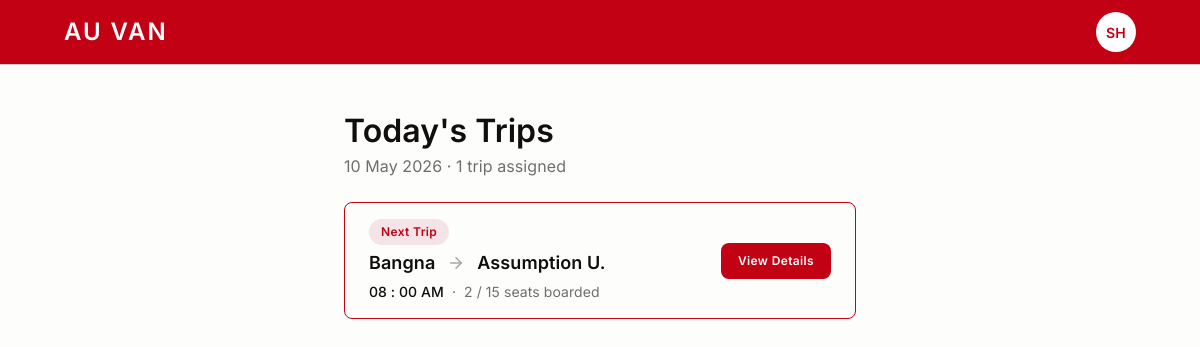
Before: /driver-dashboard.php (signed in) with the older database file.
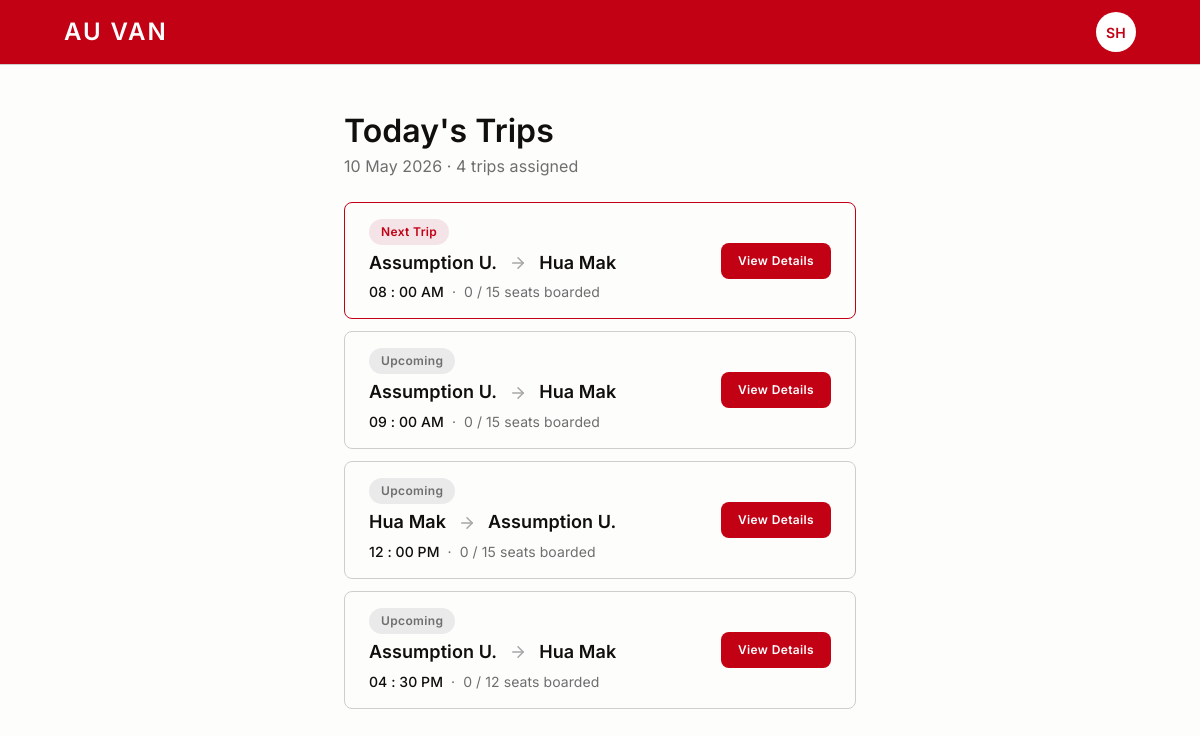
After: the same page with the newer database file.
### tables this page shows
CREATE TABLE trips (
    id          INT UNSIGNED NOT NULL AUTO_INCREMENT,
    route_id    INT UNSIGNED NOT NULL,
    van_id      INT UNSIGNED NOT NULL,
    driver_id   INT UNSIGNED NULL,                  
    trip_date   DATE         NOT NULL,
    depart_time TIME         NOT NULL,
    created_at  TIMESTAMP    NOT NULL DEFAULT CURRENT_TIMESTAMP,
    PRIMARY KEY (id),
    KEY idx_trips_when   (trip_date, depart_time),  
    KEY idx_trips_driver (driver_id),
    CONSTRAINT fk_trips_route  FOREIGN KEY (route_id)  REFERENCES routes (id) ON DELETE RESTRICT,
    CONSTRAINT fk_trips_van    FOREIGN KEY (van_id)    REFERENCES vans   (id) ON DELETE RESTRICT,
    CONSTRAINT fk_trips_driver FOREIGN KEY (driver_id) REFERENCES users  (id) ON DELETE SET NULL
);

CREATE TABLE vans (
    id    INT UNSIGNED     NOT NULL AUTO_INCREMENT,
    plate VARCHAR(20)      NOT NULL,
    seats TINYINT UNSIGNED NOT NULL,
    PRIMARY KEY (id)
);

### includes/today.php (called while the page is built)
<?php
function today_iso(): string
{
    return '2026-05-10';
}
function today_label(): string
{
    return '10 May 2026';
}

### includes/driver-today.php (called while the page is built, shortened)
<?php
require_once __DIR__ . '/db.php';
require_once __DIR__ . '/today.php';
function get_todays_trips(): array
{
    $driverId = $_SESSION['user_id'] ?? null;
    $todayDate = today_iso();
    $stmt = db()->prepare("
        SELECT
            t.id,
            t.route_id,
            DATE_FORMAT(t.depart_time, '%h : %i %p') AS time,
            v.seats AS capacity,
            (SELECT COALESCE(SUM(b.seats), 0)
               FROM bookings b
              WHERE b.trip_id = t.id AND b.board_status = 'boarded') AS boarded
        FROM trips t
        JOIN vans v ON v.id = t.van_id
        WHERE t.driver_id = ? AND t.trip_date = ?
        ORDER BY t.depart_time
    ");
    $stmt->bind_param('is', $driverId, $todayDate);
    $stmt->execute();
    $result = $stmt->get_result();
    $trips = [];
    while ($row = $result->fetch_assoc()) {
        $trips[] = [
            'id'       => (int) $row['id'],
            'route_id' => (int) $row['route_id'],
            'time'     => $row['time'],
            'capacity' => (int) $row['capacity'],
            'boarded'  => (int) $row['boarded'],
            'status'   => 'upcoming',
        ];
    }
    if (!empty($trips)) {
        $trips[0]['status'] = 'next';
    }
    return $trips;
}

### includes/db.php (called while the page is built, shortened)
<?php
function db(): mysqli
{
    static $conn = null;
    if ($conn instanceof mysqli) {
        return $conn;
    }
    $conn = new mysqli(DB_HOST, DB_USER, DB_PASS, DB_NAME, DB_PORT);
    $conn->set_charset('utf8mb4');
    return $conn;
}

### includes/routes.php (called while the page is built, shortened)
<?php
require_once __DIR__ . '/db.php';
function get_routes(): array
{
    static $routes = null;
    if ($routes !== null) {
        return $routes;
    }
    $sql = "
        SELECT
            r.id,
            r.name,
            r.fare,
            (SELECT s.name FROM route_stops rs JOIN stops s ON s.id = rs.stop_id
               WHERE rs.route_id = r.id ORDER BY rs.seq ASC  LIMIT 1) AS `from`,
            (SELECT s.name FROM route_stops rs JOIN stops s ON s.id = rs.stop_id
               WHERE rs.route_id = r.id ORDER BY rs.seq DESC LIMIT 1) AS `to`
        FROM routes r
        ORDER BY r.id
    ";
    $routes = [];
    $result = db()->query($sql);
    while ($row = $result->fetch_assoc()) {
        $routes[(int) $row['id']] = [
            'name' => $row['name'],
            'from' => $row['from'],
            'to'   => $row['to'],
            'fare' => (int) $row['fare'],
        ];
    }
    return $routes;
}
function find_route(int $id): ?array
{
    return get_routes()[$id] ?? null;
}

### public/driver-dashboard.php (the view, shortened to what this page needs)
<?php
  require_once '../includes/routes.php';
  require_once '../includes/driver-today.php';
  $trips = get_todays_trips();
  $count = count($trips);
  $date  = today_label();
  function trip_status_label(string $status): string
  {
      return $status === 'next' ? 'Next Trip' : 'Upcoming';
  }
  include '../includes/header.php';
?>
  <main class="page">
    <div class="container container-mid">
      <div class="today">
        <div class="today-head">
          <h2>Today's Trips</h2>
          <p class="today-sub"><?= htmlspecialchars($date) ?> &middot; <?= (int) $count ?> <?= $count === 1 ? 'trip' : 'trips' ?> assigned</p>
        </div>
        <ul class="today-list">
          <?php foreach ($trips as $t):
            $route  = find_route($t['route_id']);
            $from   = $route['from'] ?? '';
            $to     = $route['to']   ?? '';
            $isNext = $t['status'] === 'next';
          ?>
            <li class="today-card <?= $isNext ? 'is-next' : '' ?>">
              <div class="today-info">
                <span class="today-status <?= $isNext ? 'is-next' : '' ?>"><?= trip_status_label($t['status']) ?></span>
                <div class="today-route">
                  <span class="today-place"><?= htmlspecialchars($from) ?></span>
                  <span class="today-arrow" aria-hidden="true">
                    <svg viewBox="0 0 24 24" fill="none" stroke="currentColor"
                         stroke-width="2" stroke-linecap="round" stroke-linejoin="round"
                         focusable="false">
                      <line x1="5" y1="12" x2="19" y2="12"></line>
                      <polyline points="12 5 19 12 12 19"></polyline>
                    </svg>
                  </span>
                  <span class="today-place"><?= htmlspecialchars($to) ?></span>
                </div>
                <p class="today-meta">
                  <span class="today-time"><?= htmlspecialchars($t['time']) ?></span>
                  <span class="today-sep" aria-hidden="true">&middot;</span>
                  <span class="today-seats"><?= (int) $t['boarded'] ?> / <?= (int) $t['capacity'] ?> seats boarded</span>
                </p>
              </div>
              <a class="btn btn-primary btn-sm" href="driver-trip.php?trip=<?= (int) $t['id'] ?>">View Details</a>
            </li>
          <?php endforeach; ?>
        </ul>
      </div>
    </div>
  </main>
<?php include '../includes/footer.php'; ?>

Changed rows visible on the page:
no longer on this page (row edited): trips: status "Next Trip", from "Bangna", to "Assumption U.", time "08 : 00 AM", boarded "2", van.seats "15"
now on this page (row edited): trips: status "Next Trip", from "Assumption U.", to "Hua Mak", time "08 : 00 AM", boarded "0", van.seats "15"
now on this page (row edited): trips: status "Upcoming", from "Assumption U.", to "Hua Mak", time "09 : 00 AM", boarded "0", van.seats "15"
added trips: status "Upcoming", from "Hua Mak", to "Assumption U.", time "12 : 00 PM", boarded "0", van.seats "15"
now on this page (row edited): trips: status "Upcoming", from "Assumption U.", to "Hua Mak", time "04 : 30 PM", boarded "0", van.seats "12"
Other visible differences:
$count: "1" → "4"
text no longer shown: "trip"
text now shown: "trips"
